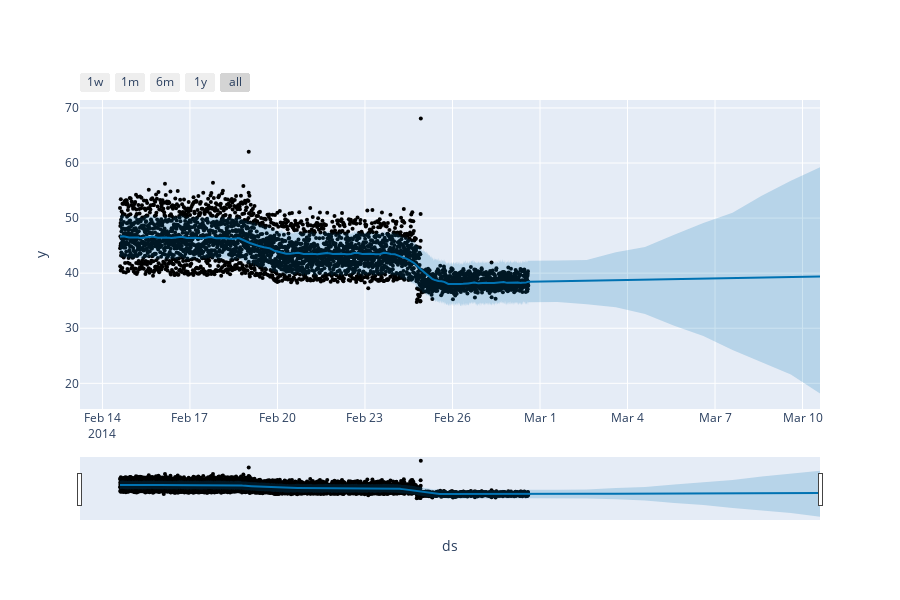

The code cell stored with this chart in its notebook:
### Code cell
from fbprophet.plot import plot_plotly, plot_components_plotly

plot_plotly(m, forecast)

### Figure 1 — Plotly figure (JSON) as saved in the notebook; plotly's stock layout.template omitted (floating-point values rounded to 4 significant figures; data arrays with more than 128 entries replaced by an {"elided": "..."} marker saying what was removed)
{"data": [{"marker": {"color": "black", "size": 4}, "mode": "markers", "name": "Actual", "type": "scatter", "x": {"elided": "4032 str values"}, "y": {"elided": "4032 float values"}}, {"hoverinfo": "skip", "line": {"width": 0}, "mode": "lines", "type": "scatter", "x": {"elided": "4042 str values"}, "y": {"elided": "4042 float values"}}, {"fill": "tonexty", "fillcolor": "rgba(0, 114, 178, 0.2)", "line": {"color": "#0072B2", "width": 2}, "mode": "lines", "name": "Predicted", "type": "scatter", "x": {"elided": "4042 str values"}, "y": {"elided": "4042 float values"}}, {"fill": "tonexty", "fillcolor": "rgba(0, 114, 178, 0.2)", "hoverinfo": "skip", "line": {"width": 0}, "mode": "lines", "type": "scatter", "x": {"elided": "4042 str values"}, "y": {"elided": "4042 float values"}}], "layout": {"height": 600, "showlegend": false, "width": 900, "xaxis": {"rangeselector": {"buttons": [{"count": 7, "label": "1w", "step": "day", "stepmode": "backward"}, {"count": 1, "label": "1m", "step": "month", "stepmode": "backward"}, {"count": 6, "label": "6m", "step": "month", "stepmode": "backward"}, {"count": 1, "label": "1y", "step": "year", "stepmode": "backward"}, {"step": "all"}]}, "rangeslider": {"visible": true}, "title": {"text": "ds"}, "type": "date"}, "yaxis": {"title": {"text": "y"}}}}
